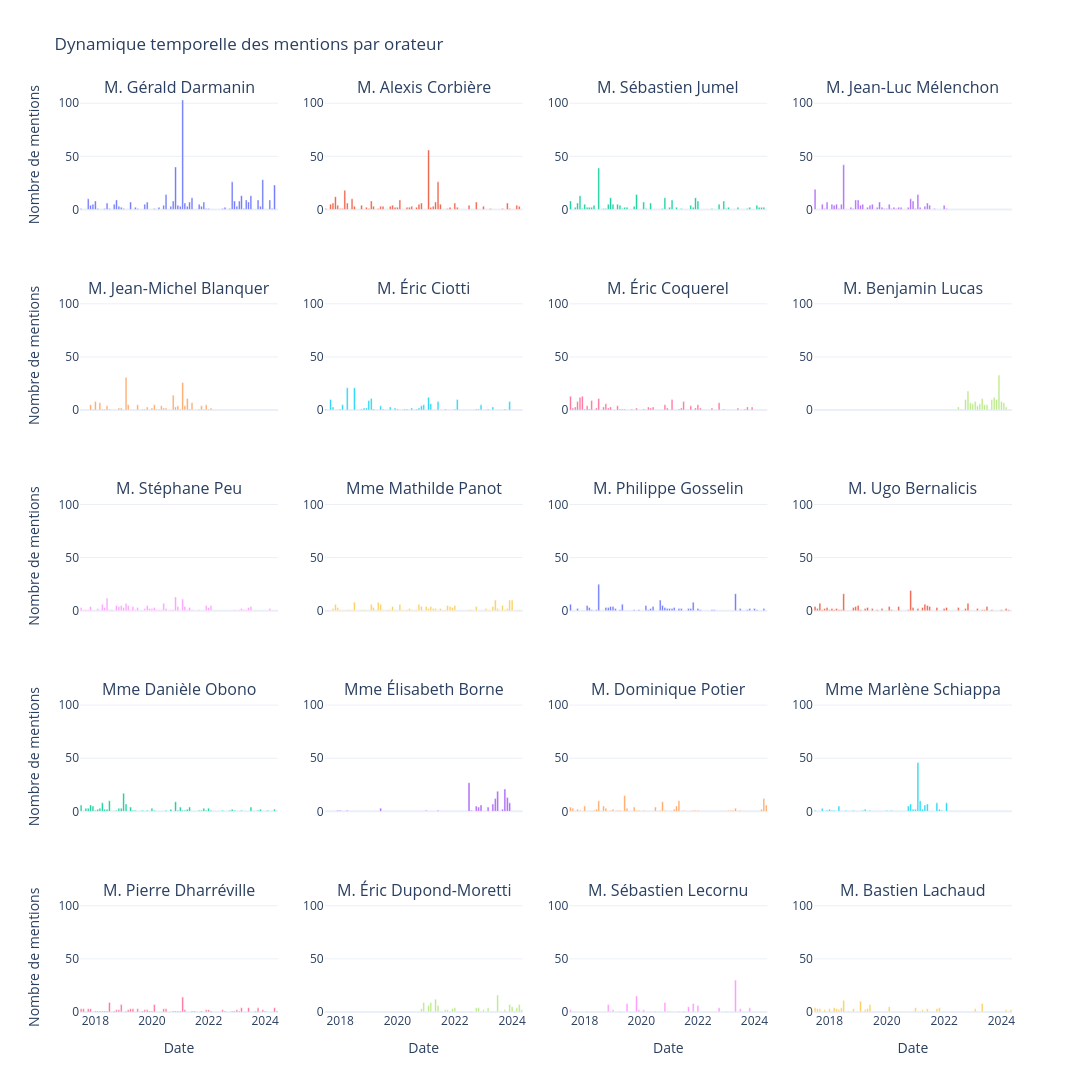

Notebook code cell kept with this figure:
### Code cell
from plotly.subplots import make_subplots
import plotly.graph_objects as go

# Top 20 orateurs
top_orateurs = df["Nom_orateur"].value_counts().index[:20].tolist()

# Grouper par semaine et orateur
df_orateur = df[df["Nom_orateur"].isin(top_orateurs)]
df_grouped_orateur = (
    df_orateur.groupby([pd.Grouper(key="DateSeance_day", freq="MS"), "Nom_orateur"])
    .size()
    .reset_index(name="mentions")
)

cols = 4
rows = (len(top_orateurs) + cols - 1) // cols
max_y = df_grouped_orateur["mentions"].max()

fig_orateurs_time = make_subplots(
    rows=rows, cols=cols, shared_xaxes=True, subplot_titles=top_orateurs
)

for idx, orateur in enumerate(top_orateurs):
    row = idx // cols + 1
    col = idx % cols + 1
    data_orateur = df_grouped_orateur[df_grouped_orateur["Nom_orateur"] == orateur]
    fig_orateurs_time.add_trace(
        go.Bar(
            x=data_orateur["DateSeance_day"], y=data_orateur["mentions"], name=orateur
        ),
        row=row,
        col=col,
    )

fig_orateurs_time.update_layout(
    height=300 * rows,
    width=1200,
    title_text="Dynamique temporelle des mentions par orateur",
    showlegend=False,
    template="plotly_white",
)

for row in range(1, rows + 1):
    for col in range(1, cols + 1):
        fig_orateurs_time.update_yaxes(range=[0, max_y], row=row, col=col)

for col in range(1, cols + 1):
    fig_orateurs_time.update_xaxes(title_text="Date", row=rows, col=col)

for row in range(1, rows + 1):
    fig_orateurs_time.update_yaxes(title_text="Nombre de mentions", row=row, col=1)

fig_orateurs_time.show()
